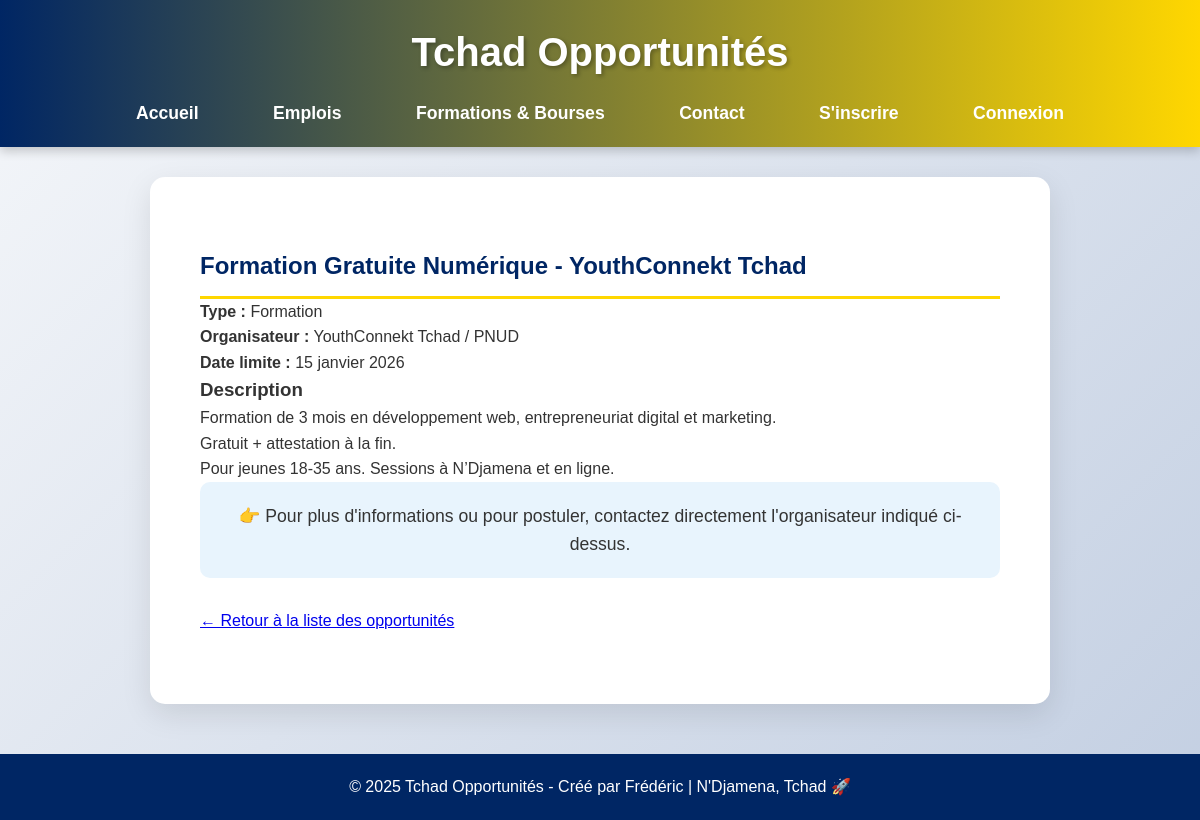
The app's page /opportunites/2/ with its own data.
### announcements/models.py (models this page shows, shortened)
class Opportunity(models.Model):
    title = models.CharField(max_length=255, verbose_name="Titre")
    description = models.TextField(verbose_name="Description")
    type_opp = models.CharField(max_length=100, verbose_name="Type (Formation, Bourse, Appel à projet)")
    organization = models.CharField(max_length=200, verbose_name="Organisateur")
    deadline = models.DateField(verbose_name="Date limite", blank=True, null=True)
    created_at = models.DateTimeField(auto_now_add=True)
    posted_by = models.ForeignKey(User, on_delete=models.CASCADE, null=True, blank=True)

### announcements/views.py (the view)
# urls.py: path('opportunites/<int:pk>/', views.opportunity_detail, name='opportunity_detail'),
def opportunity_detail(request, pk):
    opportunity = get_object_or_404(Opportunity, pk=pk)
    return render(request, 'announcements/opportunity_detail.html', {'opportunity': opportunity})

### templates/announcements/opportunity_detail.html
{% extends 'base.html' %}
{% block content %}
<div style="max-width:800px; margin:40px auto;">
    <h2 style="color:#002664;">{{ opportunity.title }}</h2>
    <p><strong>Type :</strong> {{ opportunity.type_opp }}</p>
    <p><strong>Organisateur :</strong> {{ opportunity.organization }}</p>
    <p><strong>Date limite :</strong> {{ opportunity.deadline|default:"Non spécifiée" }}</p>
    <h3>Description</h3>
    <p style="white-space: pre-line;">{{ opportunity.description }}</p>
    <p style="background:#e8f4fd; padding:20px; border-radius:10px; font-size:1.1em; text-align:center;">
        👉 Pour plus d'informations ou pour postuler, contactez directement l'organisateur indiqué ci-dessus.
    </p>
    <a href="{% url 'opportunity_list' %}" style="display:block; margin-top:30px;">← Retour à la liste des opportunités</a>
</div>
{% endblock %}

### templates/base.html (style rules this page uses)
* { margin: 0; padding: 0; box-sizing: border-box; }
body { font-family: Arial, sans-serif; background: linear-gradient(135deg, #f5f7fa 0%, #c3cfe2 100%); color: #333; line-height: 1.6; }
h2 { color: #002664; border-bottom: 3px solid #FFD700; padding-bottom: 10px; }

### records on screen
Opportunity: title "Formation Gratuite Numérique - YouthConnekt Tchad", type_opp "Formation", organization "YouthConnekt Tchad / PNUD", deadline "15 janvier 2026", description "Formation de 3 mois en développement web, entrepreneuriat digital et marketing. Gratuit + attestation à la fin. Pour jeunes 18-35 ans. Sessions à N’Djamena et en ligne."
